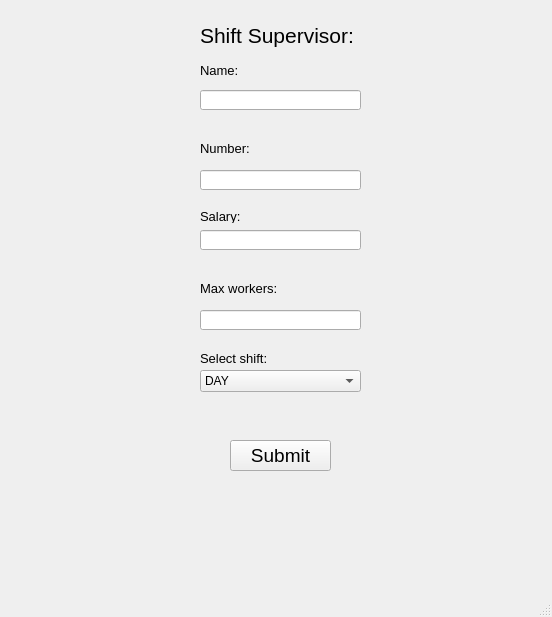
<?xml version="1.0" encoding="UTF-8"?>
<ui version="4.0">
 <class>MainWindow</class>
 <widget class="QMainWindow" name="MainWindow">
  <property name="geometry">
   <rect>
    <x>0</x>
    <y>0</y>
    <width>552</width>
    <height>617</height>
   </rect>
  </property>
  <property name="windowTitle">
   <string>MainWindow</string>
  </property>
  <widget class="QWidget" name="centralwidget">
   <widget class="QLabel" name="emp_name_label">
    <property name="geometry">
     <rect>
      <x>200</x>
      <y>60</y>
      <width>47</width>
      <height>21</height>
     </rect>
    </property>
    <property name="font">
     <font>
      <pointsize>10</pointsize>
     </font>
    </property>
    <property name="text">
     <string>Name:</string>
    </property>
   </widget>
   <widget class="QLineEdit" name="lineEditName">
    <property name="geometry">
     <rect>
      <x>200</x>
      <y>90</y>
      <width>161</width>
      <height>20</height>
     </rect>
    </property>
   </widget>
   <widget class="QLabel" name="emp_num_label">
    <property name="geometry">
     <rect>
      <x>200</x>
      <y>140</y>
      <width>51</width>
      <height>16</height>
     </rect>
    </property>
    <property name="font">
     <font>
      <pointsize>10</pointsize>
     </font>
    </property>
    <property name="text">
     <string>Number:</string>
    </property>
   </widget>
   <widget class="QLineEdit" name="lineEditNumber">
    <property name="geometry">
     <rect>
      <x>200</x>
      <y>170</y>
      <width>161</width>
      <height>20</height>
     </rect>
    </property>
   </widget>
   <widget class="QLabel" name="sup_label">
    <property name="geometry">
     <rect>
      <x>200</x>
      <y>20</y>
      <width>161</width>
      <height>31</height>
     </rect>
    </property>
    <property name="font">
     <font>
      <pointsize>16</pointsize>
     </font>
    </property>
    <property name="text">
     <string>Shift Supervisor:</string>
    </property>
   </widget>
   <widget class="QLabel" name="sal_label">
    <property name="geometry">
     <rect>
      <x>200</x>
      <y>210</y>
      <width>47</width>
      <height>13</height>
     </rect>
    </property>
    <property name="font">
     <font>
      <pointsize>10</pointsize>
     </font>
    </property>
    <property name="text">
     <string>Salary:</string>
    </property>
   </widget>
   <widget class="QLineEdit" name="lineEditSalary">
    <property name="geometry">
     <rect>
      <x>200</x>
      <y>230</y>
      <width>161</width>
      <height>20</height>
     </rect>
    </property>
   </widget>
   <widget class="QLabel" name="max_work_label">
    <property name="geometry">
     <rect>
      <x>200</x>
      <y>280</y>
      <width>111</width>
      <height>16</height>
     </rect>
    </property>
    <property name="font">
     <font>
      <pointsize>10</pointsize>
     </font>
    </property>
    <property name="text">
     <string>Max workers:</string>
    </property>
   </widget>
   <widget class="QLineEdit" name="lineEditMax">
    <property name="geometry">
     <rect>
      <x>200</x>
      <y>310</y>
      <width>161</width>
      <height>20</height>
     </rect>
    </property>
   </widget>
   <widget class="QLabel" name="shift2_label">
    <property name="geometry">
     <rect>
      <x>200</x>
      <y>350</y>
      <width>71</width>
      <height>16</height>
     </rect>
    </property>
    <property name="font">
     <font>
      <pointsize>10</pointsize>
     </font>
    </property>
    <property name="text">
     <string>Select shift:</string>
    </property>
   </widget>
   <widget class="QComboBox" name="comboBoxShift">
    <property name="geometry">
     <rect>
      <x>200</x>
      <y>370</y>
      <width>161</width>
      <height>22</height>
     </rect>
    </property>
    <item>
     <property name="text">
      <string>DAY</string>
     </property>
    </item>
    <item>
     <property name="text">
      <string>NIGHT</string>
     </property>
    </item>
    <item>
     <property name="text">
      <string>SWING</string>
     </property>
    </item>
   </widget>
   <widget class="QPushButton" name="pushButtonSubmit">
    <property name="geometry">
     <rect>
      <x>230</x>
      <y>440</y>
      <width>101</width>
      <height>31</height>
     </rect>
    </property>
    <property name="font">
     <font>
      <pointsize>14</pointsize>
     </font>
    </property>
    <property name="autoFillBackground">
     <bool>true</bool>
    </property>
    <property name="text">
     <string>Submit</string>
    </property>
   </widget>
  </widget>
  <widget class="QMenuBar" name="menubar">
   <property name="geometry">
    <rect>
     <x>0</x>
     <y>0</y>
     <width>552</width>
     <height>21</height>
    </rect>
   </property>
  </widget>
  <widget class="QStatusBar" name="statusbar"/>
 </widget>
 <resources/>
 <connections/>
</ui>
